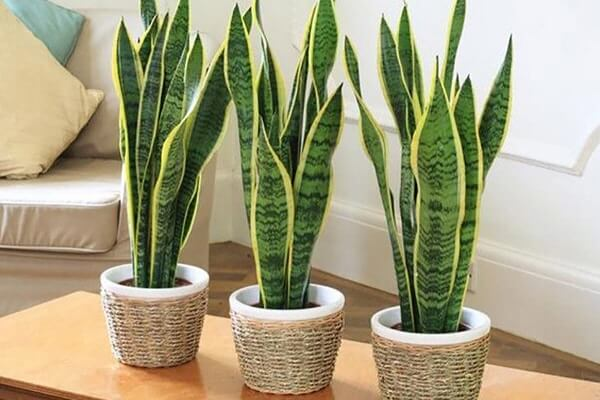
#> input picture 2021-12-07/plantas.jpg, 600 x 400 px
$ python CannyMetodo.py
#> lines starting #> are read from the running program, lines starting #| are printed output that depends on the picture
import numpy as np
import cv2 as cv
from matplotlib import pyplot as plt


def CannyMetodo(fileName,size,blurKernel, threshValue1,threshValue2): #Método para reconhecimento de bordas com Canny
#> called with fileName = 'plantas.jpg', size = 1, blurKernel = 5, threshValue1 = 80, threshValue2 = 200
    img = cv.imread(fileName,cv.IMREAD_GRAYSCALE)[::size,::size] #Leitura da imagem com escala cinza e possibilidade de redmensionar a imagem com slicing de uma tupla
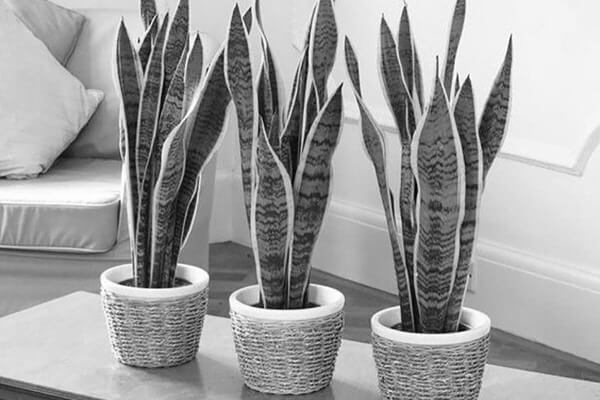
#> img: shape (400, 600); min 0, max 255, mean 158.5
    img = cv.GaussianBlur(img,(blurKernel,blurKernel),0) #Aplica O filtro Gaussiano
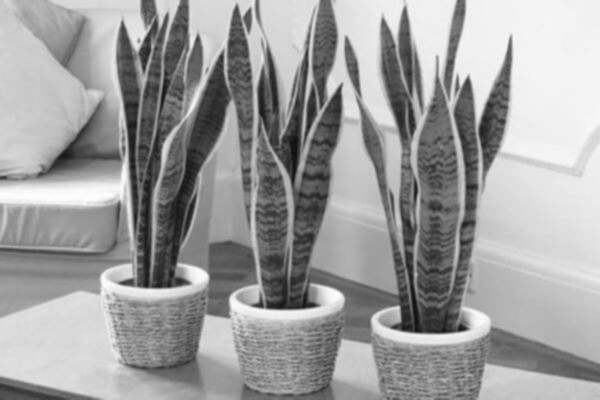
#> img: shape (400, 600); min 15, max 254, mean 158.5
    imgCanny  = cv.Canny(img, threshValue1,threshValue2) #Detecção de bordas com o método Canny
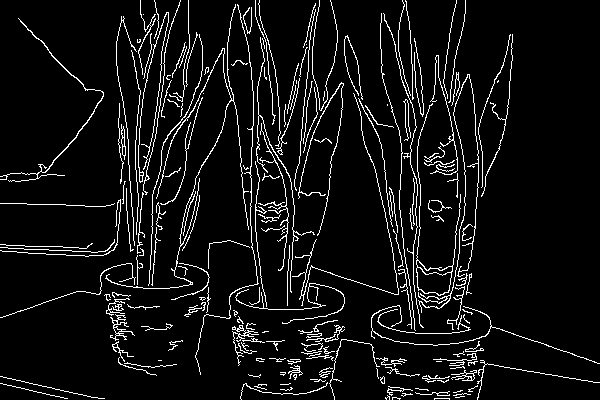
#> imgCanny: shape (400, 600); 7% white in thin lines or dots
#> call 2 of CannyMetodo, with fileName = 'plantas.jpg', size = 1, blurKernel = 5, threshValue1 = 150, threshValue2 = 220
#> in CannyMetodo (call 2), `imgCanny  = cv.Canny(img, threshValue1,threshValue2)`:
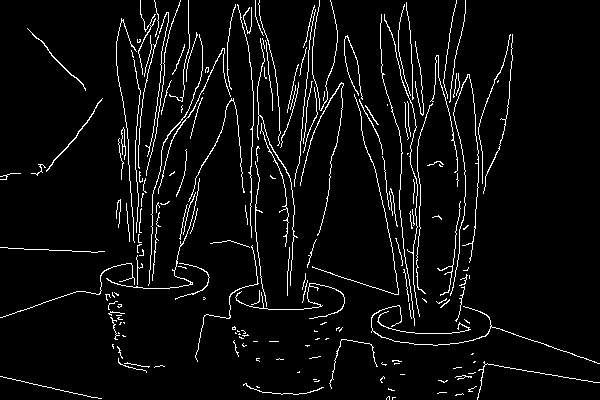
#> imgCanny: shape (400, 600); 5% white in thin lines or dots
    return imgCanny #Retorno da imagem que foi reconhecido as bordas


def Blend(Src1,alpha,Src2,beta,gamma): #Método para juntar imagens
    dst = cv.addWeighted(Src1,alpha,Src2,beta,gamma) #Função de adicionar imagem e sobrepor, é possível adicionar apenas 2 elementos no máximo, passando como parâmetro as imagens "Source" e o nível de opacidade, definido entre 0 e 1
    cv.imshow("Blend Images", dst)
    cv.waitKey(0)

img = CannyMetodo("plantas.jpg",1,5,80,200) #Atribui para um objeto o método Canny para detectar bordas
img2 = CannyMetodo("plantas.jpg",1,5,150,220)
Blend(img,1,img2,1,0) #Adicionar imagens sobrepostas


#cv.imshow("Imagem Canny", img)
#cv.waitKey(0)

#A escolha dos valores do Canny,não podem ser valores distântes um de outro, e há uma convesão de T2 > T1 para uma melhor otimização dos valores
#É com base em estimativas em relação a ruídos.

$ run again, with 2021-12-07/brigadeiros.jpg copied over 2021-12-07/plantas.jpg
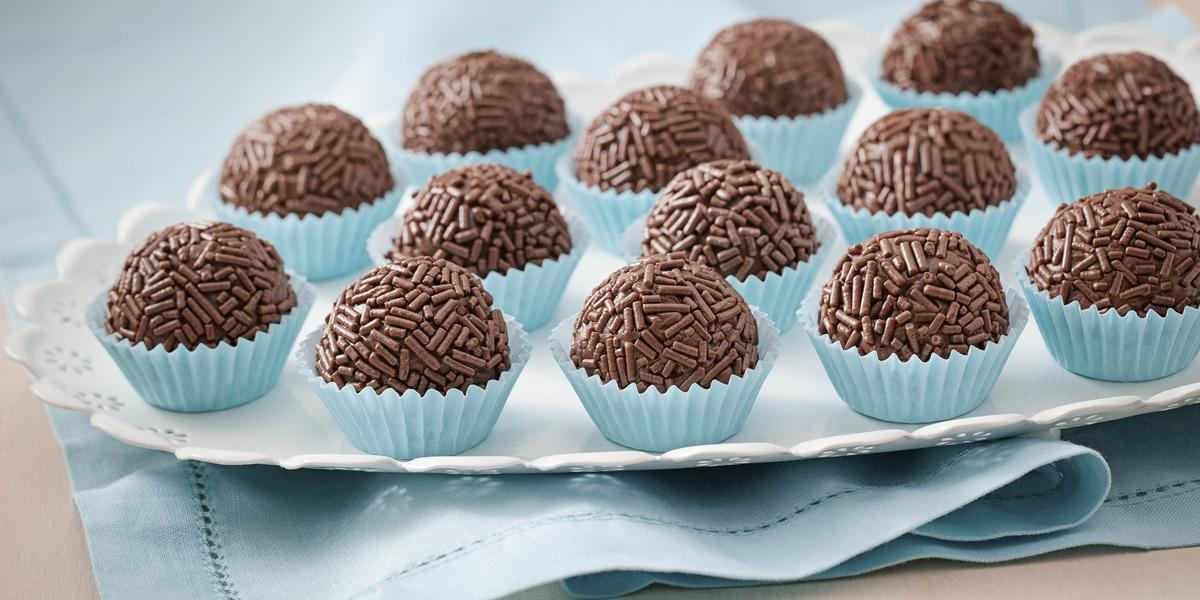
#> input picture 2021-12-07/brigadeiros.jpg, 1200 x 600 px
#> in CannyMetodo, `imgCanny  = cv.Canny(img, threshValue1,threshValue2)`:
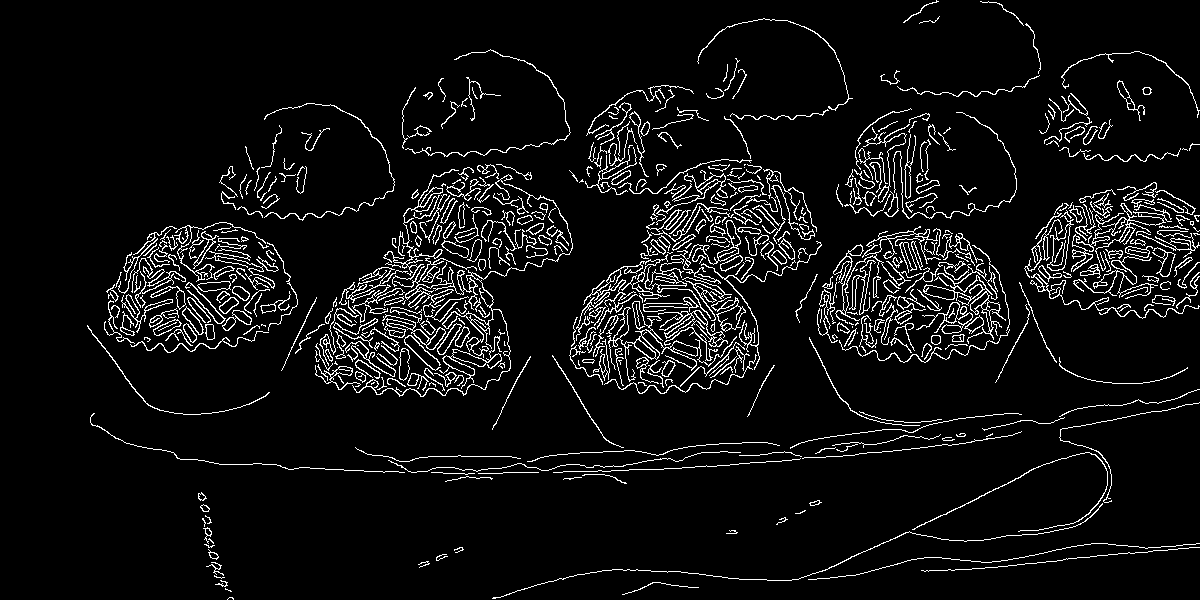
#> imgCanny: shape (600, 1200); 6.4% white in thin lines or dots
#> in CannyMetodo (call 2), `imgCanny  = cv.Canny(img, threshValue1,threshValue2)`:
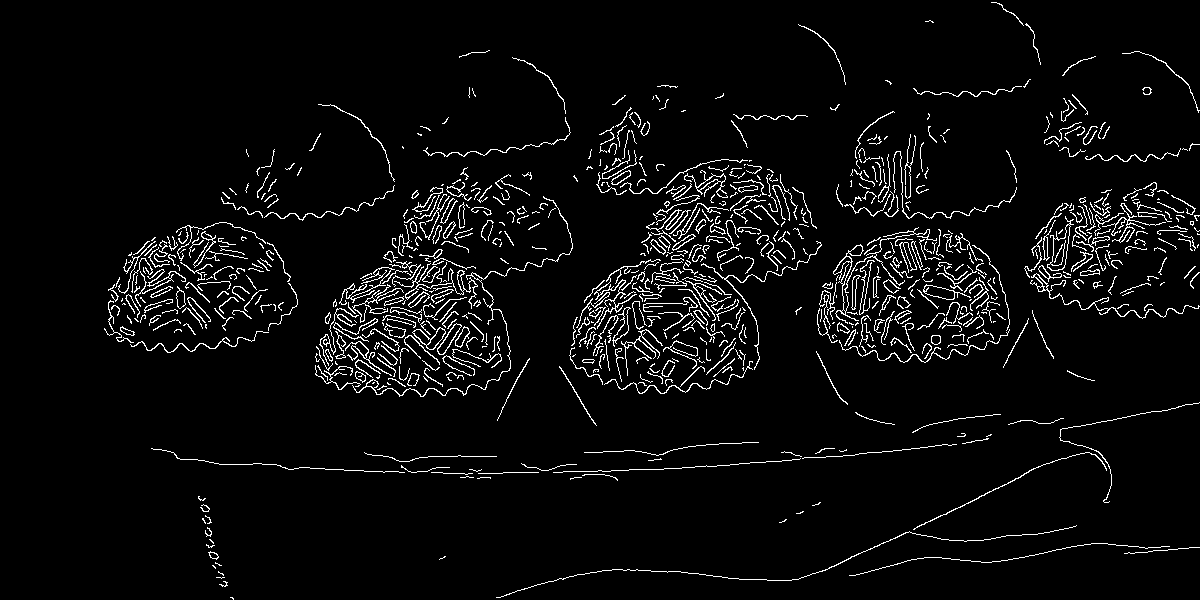
#> imgCanny: shape (600, 1200); 4.5% white in thin lines or dots
